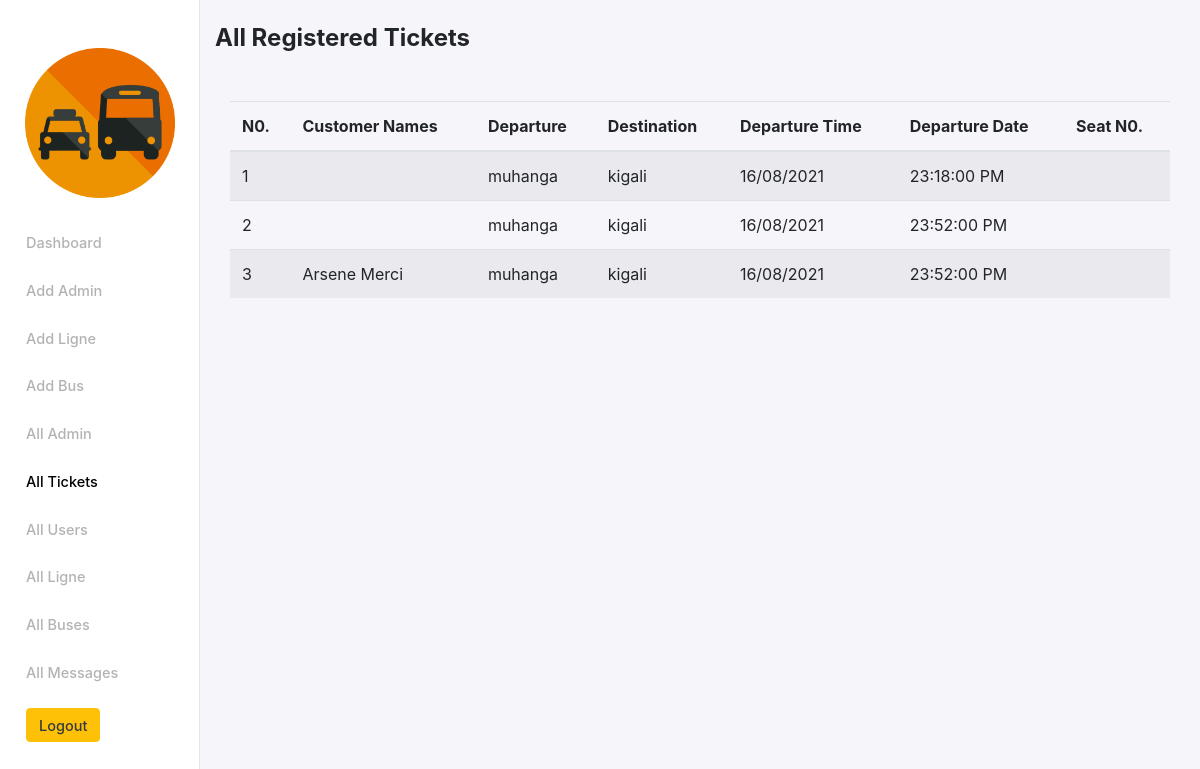
Screenshot of /Dashboard/allTickets.php (signed in) with the database file from the repository.
### tables this page shows
CREATE TABLE `tickets` (
  `ticket_id` int(11) NOT NULL,
  `user` int(11) NOT NULL,
  `ligne` int(11) NOT NULL,
  `ticket_time` datetime NOT NULL,
  `created_at` timestamp NOT NULL DEFAULT current_timestamp()
);

CREATE TABLE `ligne` (
  `ligne_id` int(11) NOT NULL,
  `departure` varchar(255) NOT NULL,
  `destination` varchar(255) NOT NULL,
  `price` double NOT NULL,
  `created_at` timestamp NOT NULL DEFAULT current_timestamp()
);

CREATE TABLE `users` (
  `user_id` int(11) NOT NULL,
  `fname` varchar(70) NOT NULL,
  `username` varchar(100) NOT NULL,
  `email` varchar(90) NOT NULL,
  `password` varchar(255) NOT NULL,
  `phone` varchar(11) NOT NULL,
  `created_at` timestamp NOT NULL DEFAULT current_timestamp()
);

### Dashboard/allTickets.php (the view, shortened to what this page needs)
<?php
include('./db-connect.php');
$sql = 'SELECT * FROM tickets t left join users u ON u.user_id = t.user left join ligne l ON t.ligne = l.ligne_id ORDER BY ticket_time';
$result = mysqli_query($conn,$sql);
$tickets = mysqli_fetch_all($result, MYSQLI_ASSOC);
?>
<!DOCTYPE html>
<html lang="en">
<head>
    <link rel="stylesheet" href="https://cdn.jsdelivr.net/npm/bootstrap@4.6.0/dist/css/bootstrap.min.css">
    <link rel="stylesheet" href="../styles/bootstrap-4.3.1-dist/css/bootstrap.min.css">
    <link rel="stylesheet" href="../styles/Sidebar.css">
    <link rel="stylesheet" href="../styles/index.css">
</head>
<body>
    <div class="wrapper" style="background-color: #f6f5fa">
        <div class="container-fluid">
          <div class="row">
            <nav class="col-md-2 d-none d-md-block sidebar">
                <div class="sidebar-sticky">
                  <div class="sidebar-img text-center mt-5">
                    <p><img src="../img/icon.png" alt="Logo" width="150" height="150" /></p>
                  </div>
                  <ul class="nav flex-column dash-nav">
                  <li class="nav-item"><a href="dashboard.php" class="nav-link">Dashboard</a></li>
                    <li class="nav-item"><a href="addAdmin.php" class="nav-link">Add Admin</a></li>
                    <li class="nav-item"><a href="addLigne.php" class="nav-link">Add Ligne</a></li>
                    <li class="nav-item"><a href="addBus.php" class="nav-link">Add Bus</a></li>
                    <li class="nav-item"><a href="allAdmin.php"class="nav-link">All Admin</a></li>
                    <li class="nav-item"><a href="allTickets.php"class="nav-link active">All Tickets</a></li>
                    <li class="nav-item"><a href="allUsers.php"class="nav-link">All Users</a></li>
                    <li class="nav-item"><a href="allLigne.php"class="nav-link">All Ligne</a></li>
                    <li class="nav-item"><a href="allBuses.php"class="nav-link">All Buses</a></li>
                    <li class="nav-item"><a href="allMessages.php"class="nav-link">All Messages</a></li>
                    <li class="nav-item ml-3"><button type="button" class="btn btn-warning py-1 mt-3"><a href="logout.php" class="text-dark">Logout</a></button></li>
                  </ul>
                </div>
              </nav>
            <main role="main" class="col-md-9 ml-sm-auto col-lg-10 main-content pb-4"style="background-color: #f6f5fa">
              <h4 class=" font-weight-bold mt-4" style="font-size: 18">
                All Registered Tickets
              </h4>
              <div class="container-fluid mt-5">
                <div class="mt-5">
                    <div class="table-responsive">
                      <table class="table table-striped">
                        <thead>
                          <tr>
                            <th scope="col">N0.</th>
                            <th scope="col">Customer Names</th>
                            <th scope="col">Departure</th>
                            <th scope="col">Destination</th>
                            <th scope="col">Departure Time</th>
                            <th scope="col">Departure Date</th>
                            <th scope="col">Seat N0.</th>
                          </tr>
                        </thead>
                        <tbody>
                        <?php $no=0;foreach($tickets as $ticket): ?>
                            <tr>
                              <td><?php echo ++$no; ?></td>
                              <td><?php echo $ticket['fname']; ?></td>
                              <td><?php echo $ticket['departure']; ?></td>
                              <td><?php echo $ticket['destination']; ?></td>
                              <td><?php $d = strtotime($ticket['ticket_time']);echo date('d/m/Y', $d); ?></td>
                              <td><?php $d = strtotime($ticket['ticket_time']);echo date('H:i:s A', $d); ?></td>
                              <td><?php echo $ticket['seat_no']; ?></td>
                            </tr>
                        <?php endforeach; ?>
                        </tbody>
                      </table>
                    </div>
                  </div>
              </div>
            </main>
          </div>
        </div>
      </div>
</body>
</html>

### styles/Sidebar.css (style rules this page uses)
.sidebar { position: fixed !important; top: 0; bottom: 0; left: 0; z-index: 100; padding: 0px !important; padding-top: 0px !important; box-shadow: inset -1px 0 0 rgba(0, 0, 0, 0.1); background-color: #fff !important; }
.sidebar-sticky { position: relative; top: 0; height: calc(100vh - 48px); padding-top: 0px; overflow-x: hidden; overflow-y: auto; }
.sidebar .dash-nav { width: 90%; margin: auto; }
.sidebar a { font-weight: 500; color: #b3b3b3; margin: auto !important; margin: 0px !important; margin-left: 0px !important; margin-top: 10px !important; transition: all 0.5s !important; font-size: 14.5px; }
.sidebar .nav-link.active { color: black; font-size: 14.5px; }

### styles/index.css (style rules this page uses)
.wrapper { background-color: #f6f5fa; width: 100%; height: 100vh; }

### rows the page displays
tickets: ligne.departure "muhanga", ligne.destination "kigali", ticket_time "16/08/2021", ticket_time "23:18:00 PM"
tickets: ligne.departure "muhanga", ligne.destination "kigali", ticket_time "16/08/2021", ticket_time "23:52:00 PM"
tickets: users.fname "Arsene Merci", ligne.departure "muhanga", ligne.destination "kigali", ticket_time "16/08/2021", ticket_time "23:52:00 PM"
